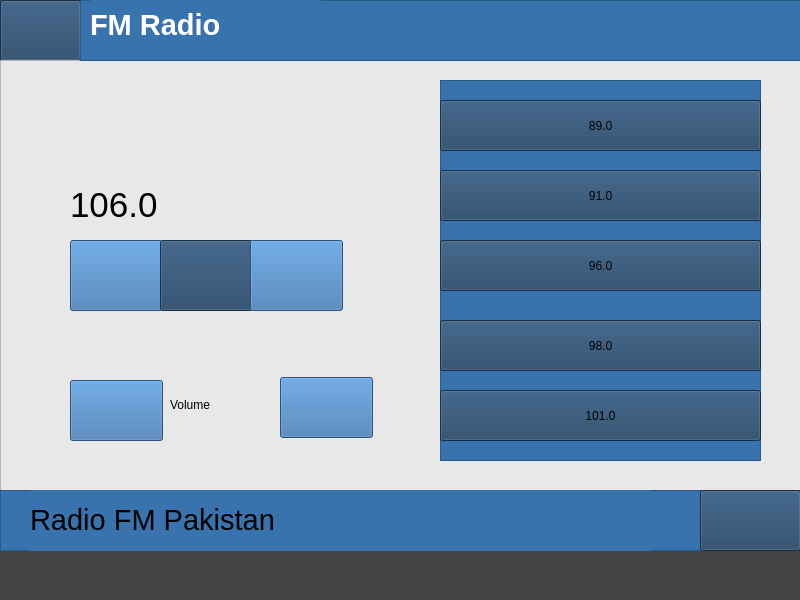
<?xml version="1.0" encoding="UTF-8"?>
<ui version="4.0">
 <class>Radio</class>
 <widget class="QMainWindow" name="Radio">
  <property name="geometry">
   <rect>
    <x>0</x>
    <y>0</y>
    <width>800</width>
    <height>600</height>
   </rect>
  </property>
  <property name="windowTitle">
   <string>MainWindow</string>
  </property>
  <property name="styleSheet">
   <string notr="true">background-color: rgb(67, 67, 67);</string>
  </property>
  <widget class="QWidget" name="centralwidget">
   <widget class="QPushButton" name="pushButton">
    <property name="geometry">
     <rect>
      <x>0</x>
      <y>0</y>
      <width>81</width>
      <height>61</height>
     </rect>
    </property>
    <property name="styleSheet">
     <string notr="true">background-color: rgb(32, 65, 98);</string>
    </property>
    <property name="text">
     <string/>
    </property>
    <property name="icon">
     <iconset>
      <normaloff>Images/home.png</normaloff>Images/home.png</iconset>
    </property>
    <property name="iconSize">
     <size>
      <width>50</width>
      <height>50</height>
     </size>
    </property>
   </widget>
   <widget class="QFrame" name="frame">
    <property name="geometry">
     <rect>
      <x>0</x>
      <y>60</y>
      <width>801</width>
      <height>431</height>
     </rect>
    </property>
    <property name="styleSheet">
     <string notr="true">background-color: rgb(232, 232, 232);
border-color: qlineargradient(spread:pad, x1:0, y1:1, x2:0, y2:0, stop:0 rgba(0, 0, 0, 255), stop:0.05 rgba(14, 8, 73, 255), stop:0.36 rgba(28, 17, 145, 255), stop:0.6 rgba(126, 14, 81, 255), stop:0.75 rgba(234, 11, 11, 255), stop:0.79 rgba(244, 70, 5, 255), stop:0.86 rgba(255, 136, 0, 255), stop:0.935 rgba(239, 236, 55, 255));
border-color: rgb(85, 255, 255);</string>
    </property>
    <property name="frameShape">
     <enum>QFrame::StyledPanel</enum>
    </property>
    <property name="frameShadow">
     <enum>QFrame::Raised</enum>
    </property>
    <widget class="QPushButton" name="pushButton_2">
     <property name="geometry">
      <rect>
       <x>70</x>
       <y>180</y>
       <width>93</width>
       <height>71</height>
      </rect>
     </property>
     <property name="styleSheet">
      <string notr="true">background-color: rgb(57, 115, 173);</string>
     </property>
     <property name="text">
      <string/>
     </property>
     <property name="icon">
      <iconset>
       <normaloff>Images/backward.png</normaloff>Images/backward.png</iconset>
     </property>
     <property name="iconSize">
      <size>
       <width>80</width>
       <height>80</height>
      </size>
     </property>
    </widget>
    <widget class="QPushButton" name="pushButton_3">
     <property name="geometry">
      <rect>
       <x>160</x>
       <y>180</y>
       <width>93</width>
       <height>71</height>
      </rect>
     </property>
     <property name="styleSheet">
      <string notr="true">background-color: rgb(32, 65, 98);</string>
     </property>
     <property name="text">
      <string/>
     </property>
     <property name="icon">
      <iconset>
       <normaloff>Images/play.png</normaloff>Images/play.png</iconset>
     </property>
     <property name="iconSize">
      <size>
       <width>60</width>
       <height>80</height>
      </size>
     </property>
    </widget>
    <widget class="QPushButton" name="pushButton_4">
     <property name="geometry">
      <rect>
       <x>250</x>
       <y>180</y>
       <width>93</width>
       <height>71</height>
      </rect>
     </property>
     <property name="styleSheet">
      <string notr="true">background-color: rgb(57, 115, 173);</string>
     </property>
     <property name="text">
      <string/>
     </property>
     <property name="icon">
      <iconset>
       <normaloff>Images/forward.png</normaloff>Images/forward.png</iconset>
     </property>
     <property name="iconSize">
      <size>
       <width>80</width>
       <height>80</height>
      </size>
     </property>
    </widget>
    <widget class="QLabel" name="label_2">
     <property name="geometry">
      <rect>
       <x>70</x>
       <y>120</y>
       <width>271</width>
       <height>51</height>
      </rect>
     </property>
     <property name="text">
      <string>&lt;html&gt;&lt;head/&gt;&lt;body&gt;&lt;p&gt;&lt;span style=&quot; font-size:26pt; color:#000000;&quot;&gt;106.0&lt;/span&gt;&lt;/p&gt;&lt;/body&gt;&lt;/html&gt;</string>
     </property>
    </widget>
    <widget class="QFrame" name="frame_3">
     <property name="geometry">
      <rect>
       <x>440</x>
       <y>20</y>
       <width>321</width>
       <height>381</height>
      </rect>
     </property>
     <property name="styleSheet">
      <string notr="true">background-color: rgb(57, 115, 173);
border-color: qlineargradient(spread:pad, x1:0.333, y1:0.539773, x2:1, y2:0, stop:0 rgba(0, 0, 0, 255), stop:1 rgba(255, 255, 255, 255));</string>
     </property>
     <property name="frameShape">
      <enum>QFrame::StyledPanel</enum>
     </property>
     <property name="frameShadow">
      <enum>QFrame::Raised</enum>
     </property>
     <widget class="QPushButton" name="pushButton_8">
      <property name="geometry">
       <rect>
        <x>0</x>
        <y>20</y>
        <width>321</width>
        <height>51</height>
       </rect>
      </property>
      <property name="styleSheet">
       <string notr="true">background-color: rgb(38, 76, 115);
background-color: rgb(32, 65, 98);</string>
      </property>
      <property name="text">
       <string>89.0</string>
      </property>
     </widget>
     <widget class="QPushButton" name="pushButton_12">
      <property name="geometry">
       <rect>
        <x>0</x>
        <y>90</y>
        <width>321</width>
        <height>51</height>
       </rect>
      </property>
      <property name="styleSheet">
       <string notr="true">background-color: rgb(32, 65, 98);</string>
      </property>
      <property name="text">
       <string>91.0</string>
      </property>
     </widget>
     <widget class="QPushButton" name="pushButton_9">
      <property name="geometry">
       <rect>
        <x>0</x>
        <y>240</y>
        <width>321</width>
        <height>51</height>
       </rect>
      </property>
      <property name="styleSheet">
       <string notr="true">background-color: rgb(32, 65, 98);</string>
      </property>
      <property name="text">
       <string>98.0</string>
      </property>
     </widget>
     <widget class="QPushButton" name="pushButton_10">
      <property name="geometry">
       <rect>
        <x>0</x>
        <y>310</y>
        <width>321</width>
        <height>51</height>
       </rect>
      </property>
      <property name="styleSheet">
       <string notr="true">background-color: rgb(32, 65, 98);</string>
      </property>
      <property name="text">
       <string>101.0</string>
      </property>
     </widget>
     <widget class="QPushButton" name="pushButton_14">
      <property name="geometry">
       <rect>
        <x>0</x>
        <y>160</y>
        <width>321</width>
        <height>51</height>
       </rect>
      </property>
      <property name="styleSheet">
       <string notr="true">background-color: rgb(32, 65, 98);</string>
      </property>
      <property name="text">
       <string>96.0</string>
      </property>
     </widget>
    </widget>
    <widget class="QPushButton" name="pushButton_6">
     <property name="geometry">
      <rect>
       <x>70</x>
       <y>320</y>
       <width>93</width>
       <height>61</height>
      </rect>
     </property>
     <property name="styleSheet">
      <string notr="true">background-color: rgb(57, 115, 173);</string>
     </property>
     <property name="text">
      <string/>
     </property>
     <property name="icon">
      <iconset>
       <normaloff>Images/volume down.png</normaloff>Images/volume down.png</iconset>
     </property>
     <property name="iconSize">
      <size>
       <width>50</width>
       <height>50</height>
      </size>
     </property>
    </widget>
    <widget class="QPushButton" name="pushButton_7">
     <property name="geometry">
      <rect>
       <x>280</x>
       <y>317</y>
       <width>93</width>
       <height>61</height>
      </rect>
     </property>
     <property name="styleSheet">
      <string notr="true">background-color: rgb(57, 115, 173);</string>
     </property>
     <property name="text">
      <string/>
     </property>
     <property name="icon">
      <iconset>
       <normaloff>Images/volumeup.png</normaloff>Images/volumeup.png</iconset>
     </property>
     <property name="iconSize">
      <size>
       <width>50</width>
       <height>50</height>
      </size>
     </property>
    </widget>
    <widget class="QLabel" name="label_3">
     <property name="geometry">
      <rect>
       <x>170</x>
       <y>320</y>
       <width>51</width>
       <height>51</height>
      </rect>
     </property>
     <property name="text">
      <string>&lt;html&gt;&lt;head/&gt;&lt;body&gt;&lt;p&gt;&lt;span style=&quot; color:#000000;&quot;&gt;Volume&lt;/span&gt;&lt;/p&gt;&lt;/body&gt;&lt;/html&gt;</string>
     </property>
    </widget>
   </widget>
   <widget class="QFrame" name="TitleFrame">
    <property name="geometry">
     <rect>
      <x>80</x>
      <y>0</y>
      <width>721</width>
      <height>61</height>
     </rect>
    </property>
    <property name="autoFillBackground">
     <bool>false</bool>
    </property>
    <property name="styleSheet">
     <string notr="true">color: rgb(17, 17, 17);
background-color: rgb(57, 115, 173);

</string>
    </property>
    <property name="frameShape">
     <enum>QFrame::StyledPanel</enum>
    </property>
    <property name="frameShadow">
     <enum>QFrame::Raised</enum>
    </property>
    <widget class="QLabel" name="label">
     <property name="geometry">
      <rect>
       <x>10</x>
       <y>0</y>
       <width>231</width>
       <height>51</height>
      </rect>
     </property>
     <property name="text">
      <string>&lt;html&gt;&lt;head/&gt;&lt;body&gt;&lt;p&gt;&lt;span style=&quot; font-size:22pt; font-weight:600; color:#ffffff;&quot;&gt;FM Radio&lt;/span&gt;&lt;/p&gt;&lt;/body&gt;&lt;/html&gt;</string>
     </property>
    </widget>
   </widget>
   <widget class="QFrame" name="frame_2">
    <property name="geometry">
     <rect>
      <x>0</x>
      <y>490</y>
      <width>801</width>
      <height>61</height>
     </rect>
    </property>
    <property name="styleSheet">
     <string notr="true">background-color: rgb(57, 115, 173);</string>
    </property>
    <property name="frameShape">
     <enum>QFrame::StyledPanel</enum>
    </property>
    <property name="frameShadow">
     <enum>QFrame::Raised</enum>
    </property>
    <widget class="QPushButton" name="pushButton_5">
     <property name="geometry">
      <rect>
       <x>700</x>
       <y>0</y>
       <width>101</width>
       <height>61</height>
      </rect>
     </property>
     <property name="styleSheet">
      <string notr="true">background-color: rgb(32, 65, 98);</string>
     </property>
     <property name="text">
      <string/>
     </property>
     <property name="icon">
      <iconset>
       <normaloff>Images/backhome.png</normaloff>Images/backhome.png</iconset>
     </property>
     <property name="iconSize">
      <size>
       <width>50</width>
       <height>50</height>
      </size>
     </property>
    </widget>
    <widget class="QLabel" name="label_4">
     <property name="geometry">
      <rect>
       <x>30</x>
       <y>0</y>
       <width>621</width>
       <height>61</height>
      </rect>
     </property>
     <property name="text">
      <string>&lt;html&gt;&lt;head/&gt;&lt;body&gt;&lt;p&gt;&lt;span style=&quot; font-size:22pt;&quot;&gt;Radio FM Pakistan&lt;/span&gt;&lt;/p&gt;&lt;/body&gt;&lt;/html&gt;</string>
     </property>
    </widget>
   </widget>
  </widget>
  <widget class="QMenuBar" name="menubar">
   <property name="geometry">
    <rect>
     <x>0</x>
     <y>0</y>
     <width>800</width>
     <height>26</height>
    </rect>
   </property>
  </widget>
  <widget class="QStatusBar" name="statusbar"/>
 </widget>
 <resources/>
 <connections/>
</ui>
